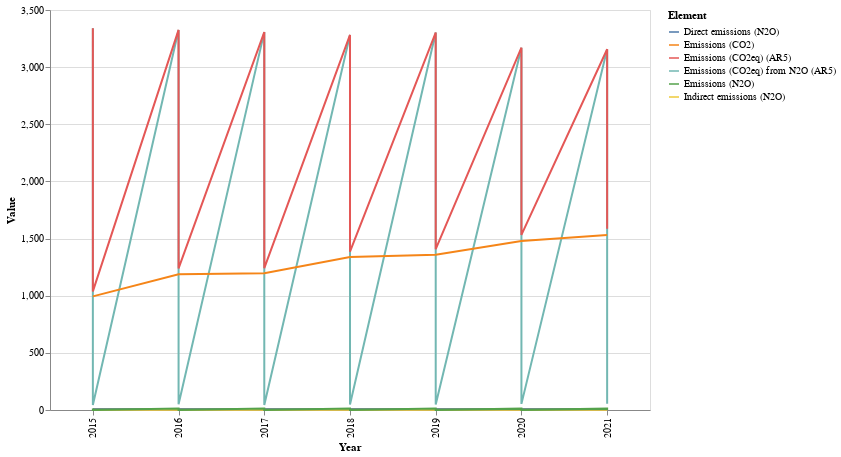

The notebook cell this image was saved under:
### Code cell
chart = alt.Chart(emissioni_fert).mark_line().encode(
    x='Year:O',  
    y='Value:Q',  
    color='Element:N'  
).properties(
    width=600,
    height=400
)

chart

### COS'È QUESTA MERDA

### Figure 1 — Vega-Lite specification as saved in the notebook (floating-point values rounded to 4 significant figures)
{"config": {"view": {"continuousWidth": 300, "continuousHeight": 300}}, "data": {"name": "data-a8a0c07ce90432ac902f7d02e58566f7"}, "mark": {"type": "line"}, "encoding": {"color": {"field": "Element", "type": "nominal"}, "x": {"field": "Year", "type": "ordinal"}, "y": {"field": "Value", "type": "quantitative"}}, "height": 400, "width": 600, "$schema": "https://vega.github.io/schema/vega-lite/v5.6.1.json", "datasets": {"data-a8a0c07ce90432ac902f7d02e58566f7": [{"Element Code": 7234, "Element": "Direct emissions (N2O)", "Year": 2015, "Value": 9.511}, {"Element Code": 7236, "Element": "Indirect emissions (N2O)", "Year": 2015, "Value": 3.091}, {"Element Code": 7230, "Element": "Emissions (N2O)", "Year": 2015, "Value": 12.6}, {"Element Code": 724313, "Element": "Emissions (CO2eq) from N2O (AR5)", "Year": 2015, "Value": 3340.0}, {"Element Code": 723113, "Element": "Emissions (CO2eq) (AR5)", "Year": 2015, "Value": 3340.0}, {"Element Code": 7234, "Element": "Direct emissions (N2O)", "Year": 2016, "Value": 9.472}, {"Element Code": 7236, "Element": "Indirect emissions (N2O)", "Year": 2016, "Value": 3.078}, {"Element Code": 7230, "Element": "Emissions (N2O)", "Year": 2016, "Value": 12.55}, {"Element Code": 724313, "Element": "Emissions (CO2eq) from N2O (AR5)", "Year": 2016, "Value": 3326.0}, {"Element Code": 723113, "Element": "Emissions (CO2eq) (AR5)", "Year": 2016, "Value": 3326.0}, {"Element Code": 7234, "Element": "Direct emissions (N2O)", "Year": 2017, "Value": 9.417}, {"Element Code": 7236, "Element": "Indirect emissions (N2O)", "Year": 2017, "Value": 3.06}, {"Element Code": 7230, "Element": "Emissions (N2O)", "Year": 2017, "Value": 12.48}, {"Element Code": 724313, "Element": "Emissions (CO2eq) from N2O (AR5)", "Year": 2017, "Value": 3306.0}, {"Element Code": 723113, "Element": "Emissions (CO2eq) (AR5)", "Year": 2017, "Value": 3306.0}, {"Element Code": 7234, "Element": "Direct emissions (N2O)", "Year": 2018, "Value": 9.346}, {"Element Code": 7236, "Element": "Indirect emissions (N2O)", "Year": 2018, "Value": 3.038}, {"Element Code": 7230, "Element": "Emissions (N2O)", "Year": 2018, "Value": 12.38}, {"Element Code": 724313, "Element": "Emissions (CO2eq) from N2O (AR5)", "Year": 2018, "Value": 3282.0}, {"Element Code": 723113, "Element": "Emissions (CO2eq) (AR5)", "Year": 2018, "Value": 3282.0}, {"Element Code": 7234, "Element": "Direct emissions (N2O)", "Year": 2019, "Value": 9.406}, {"Element Code": 7236, "Element": "Indirect emissions (N2O)", "Year": 2019, "Value": 3.057}, {"Element Code": 7230, "Element": "Emissions (N2O)", "Year": 2019, "Value": 12.46}, {"Element Code": 724313, "Element": "Emissions (CO2eq) from N2O (AR5)", "Year": 2019, "Value": 3303.0}, {"Element Code": 723113, "Element": "Emissions (CO2eq) (AR5)", "Year": 2019, "Value": 3303.0}, {"Element Code": 7234, "Element": "Direct emissions (N2O)", "Year": 2020, "Value": 9.028}, {"Element Code": 7236, "Element": "Indirect emissions (N2O)", "Year": 2020, "Value": 2.934}, {"Element Code": 7230, "Element": "Emissions (N2O)", "Year": 2020, "Value": 11.96}, {"Element Code": 724313, "Element": "Emissions (CO2eq) from N2O (AR5)", "Year": 2020, "Value": 3170.0}, {"Element Code": 723113, "Element": "Emissions (CO2eq) (AR5)", "Year": 2020, "Value": 3170.0}, {"Element Code": 7234, "Element": "Direct emissions (N2O)", "Year": 2021, "Value": 8.99}, {"Element Code": 7236, "Element": "Indirect emissions (N2O)", "Year": 2021, "Value": 2.922}, {"Element Code": 7230, "Element": "Emissions (N2O)", "Year": 2021, "Value": 11.91}, {"Element Code": 724313, "Element": "Emissions (CO2eq) from N2O (AR5)", "Year": 2021, "Value": 3157.0}, {"Element Code": 723113, "Element": "Emissions (CO2eq) (AR5)", "Year": 2021, "Value": 3157.0}, {"Element Code": 7230, "Element": "Emissions (N2O)", "Year": 2015, "Value": 0.1638}, {"Element Code": 7273, "Element": "Emissions (CO2)", "Year": 2015, "Value": 994.5}, {"Element Code": 724313, "Element": "Emissions (CO2eq) from N2O (AR5)", "Year": 2015, "Value": 43.41}, {"Element Code": 723113, "Element": "Emissions (CO2eq) (AR5)", "Year": 2015, "Value": 1038.0}, {"Element Code": 7230, "Element": "Emissions (N2O)", "Year": 2016, "Value": 0.1922}, {"Element Code": 7273, "Element": "Emissions (CO2)", "Year": 2016, "Value": 1188.0}, {"Element Code": 724313, "Element": "Emissions (CO2eq) from N2O (AR5)", "Year": 2016, "Value": 50.93}, {"Element Code": 723113, "Element": "Emissions (CO2eq) (AR5)", "Year": 2016, "Value": 1239.0}, {"Element Code": 7230, "Element": "Emissions (N2O)", "Year": 2017, "Value": 0.1646}, {"Element Code": 7273, "Element": "Emissions (CO2)", "Year": 2017, "Value": 1197.0}, {"Element Code": 724313, "Element": "Emissions (CO2eq) from N2O (AR5)", "Year": 2017, "Value": 43.62}, {"Element Code": 723113, "Element": "Emissions (CO2eq) (AR5)", "Year": 2017, "Value": 1241.0}, {"Element Code": 7230, "Element": "Emissions (N2O)", "Year": 2018, "Value": 0.1813}, {"Element Code": 7273, "Element": "Emissions (CO2)", "Year": 2018, "Value": 1338.0}, {"Element Code": 724313, "Element": "Emissions (CO2eq) from N2O (AR5)", "Year": 2018, "Value": 48.06}, {"Element Code": 723113, "Element": "Emissions (CO2eq) (AR5)", "Year": 2018, "Value": 1386.0}, {"Element Code": 7230, "Element": "Emissions (N2O)", "Year": 2019, "Value": 0.1849}, {"Element Code": 7273, "Element": "Emissions (CO2)", "Year": 2019, "Value": 1358.0}, {"Element Code": 724313, "Element": "Emissions (CO2eq) from N2O (AR5)", "Year": 2019, "Value": 49.0}, {"Element Code": 723113, "Element": "Emissions (CO2eq) (AR5)", "Year": 2019, "Value": 1407.0}, {"Element Code": 7230, "Element": "Emissions (N2O)", "Year": 2020, "Value": 0.2022}, {"Element Code": 7273, "Element": "Emissions (CO2)", "Year": 2020, "Value": 1478.0}, {"Element Code": 724313, "Element": "Emissions (CO2eq) from N2O (AR5)", "Year": 2020, "Value": 53.57}, {"Element Code": 723113, "Element": "Emissions (CO2eq) (AR5)", "Year": 2020, "Value": 1532.0}, {"Element Code": 7230, "Element": "Emissions (N2O)", "Year": 2021, "Value": 0.2101}, {"Element Code": 7273, "Element": "Emissions (CO2)", "Year": 2021, "Value": 1530.0}, {"Element Code": 724313, "Element": "Emissions (CO2eq) from N2O (AR5)", "Year": 2021, "Value": 55.69}, {"Element Code": 723113, "Element": "Emissions (CO2eq) (AR5)", "Year": 2021, "Value": 1586.0}]}}
